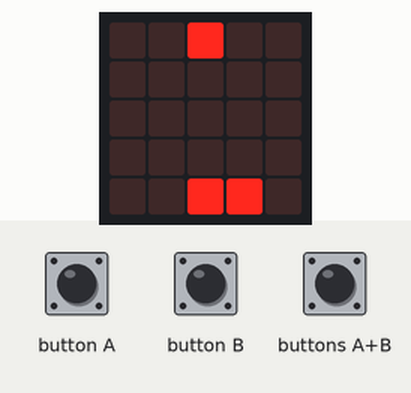
Recording of a program running on a simulated BBC micro:bit (MakeCode). Shown: the board's 5×5 LED display. Inputs (shaded band) come from the test bench. A reset restarts the program; random numbers come from a fixed seed.

Above: at 3.2 s.
3.3 s: button A pressed for 0.15 s
At 4.6 s:
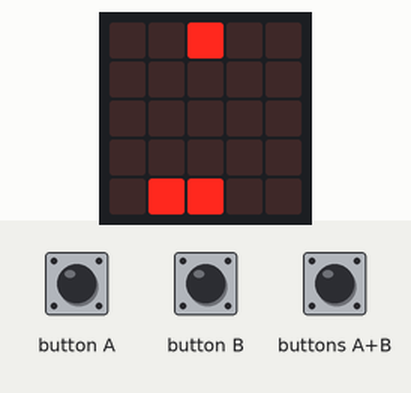
4.9 s: buttons A+B pressed for 0.15 s
At 6.1 s:
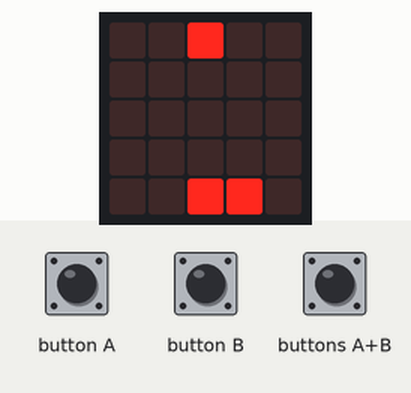
6.8 s: button B pressed for 0.15 s
At 7.3 s:
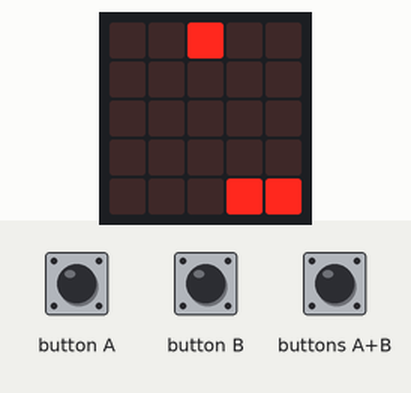
8.4 s: buttons A+B pressed for 1 s
At 10.0 s:
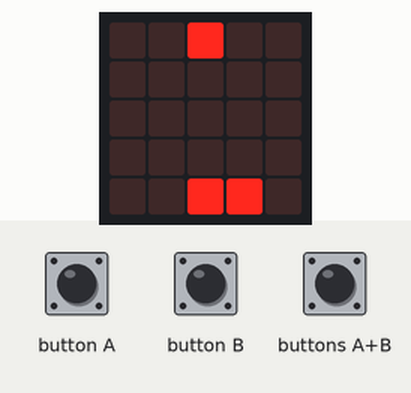
11.2 s: button A pressed 2 times (0.12 s each, 0.3 s apart)
At 12.2 s:
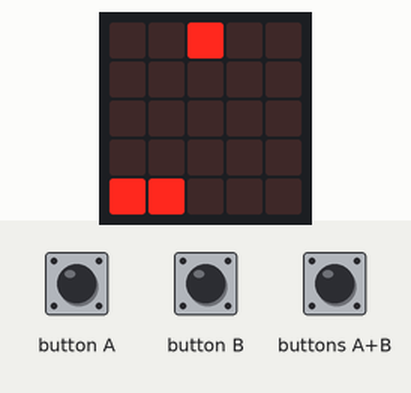
Timing chart, 0 to 14.2 s (numbered marks = the images above; inputs shaded):
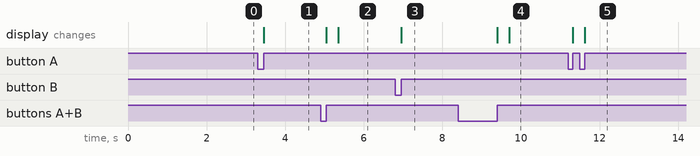

Measured:
- after the input at 3.3 s, the display: changes after 0.15 s (image 1)
- after the input at 4.9 s, the display: first changes after 0.15 s (image 2 shows a later state)
- after the input at 6.8 s, the display: changes after 0.15 s (image 3)
- after the input at 8.4 s, the display: first changes after 1.0 s (image 4 shows a later state)
- after the input at 11.2 s, the display: first changes after 0.12 s (image 5 shows a later state)

The program:

main.ts
```typescript
input.onButtonPressed(Button.A, function () {
    if (Barra.get(LedSpriteProperty.X) != 0) {
        Barra.change(LedSpriteProperty.X, -1)
        Barra2.change(LedSpriteProperty.X, -1)
    }
})
input.onButtonPressed(Button.AB, function () {
    control.reset()
})
input.onButtonPressed(Button.B, function () {
    if (Barra.get(LedSpriteProperty.X) != 3) {
        Barra.change(LedSpriteProperty.X, 1)
        Barra2.change(LedSpriteProperty.X, 1)
    }
})
let Barra2: game.LedSprite = null
let Barra: game.LedSprite = null
basic.clearScreen()
let sprite = game.createSprite(2, 0)
Barra = game.createSprite(2, 4)
Barra2 = game.createSprite(3, 4)
basic.pause(2000)
basic.forever(function () {
    if (sprite.isTouchingEdge()) {
        if (sprite.isTouching(Barra) || sprite.isTouching(Barra2)) {
            sprite.change(LedSpriteProperty.Direction, randint(135, 215))
            game.addScore(1)
            game.addLife(1)
        }
        if (sprite.get(LedSpriteProperty.X) == 4 && sprite.isTouchingEdge()) {
            game.setScore(0)
            game.setLife(3)
        }
        basic.pause(500)
        sprite.change(LedSpriteProperty.Direction, randint(135, 215))
    }
})
```

test.ts
```typescript
// aquí va el archivo "tests"; esto no se compilará cuando este paquete se utilice como una extensión.
```
